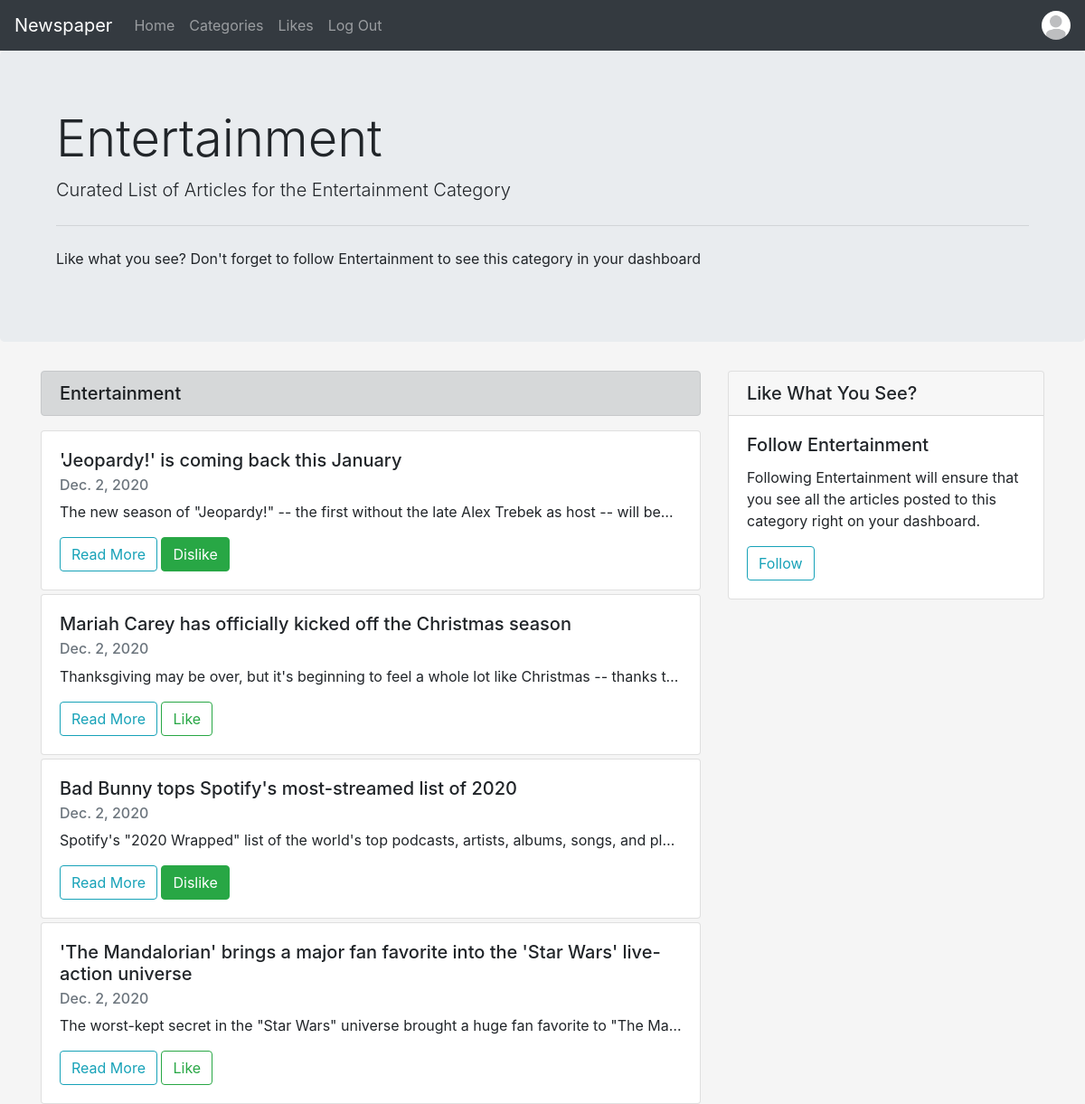
/newspaperapp/category/1/ (signed in), run on the app's committed database.
### newspaperapp/models.py (models this page shows, shortened)
class newsCategory(models.Model):
    name = models.CharField(max_length = 250, null=True, blank=True)

class newsArticle(models.Model):
    headline = models.CharField(max_length = 500)
    text = models.TextField()
    category = models.ForeignKey(newsCategory, null=True, blank=True, on_delete=models.SET_NULL, related_name='newsArticles',)
    date = models.DateField(auto_now=False, auto_now_add=False)
    likes = models.ManyToManyField(User, blank=True, related_name="likes")

### newspaperapp/views.py (the view)
# urls.py: path('category/<int:category_id>/', viewCategory, name='category'),
@login_required(login_url='login')
def viewCategory(request, category_id):
    try:
        category = newsCategory.objects.get(id=category_id)
        return render(request, 'newspaperapp/category.html', {
            'category':category,
        })
        return HttpResponse("Found")
    except newsCategory.DoesNotExist:
        return HttpResponseBadRequest("Invalid")

### newspaperapp/templates/newspaperapp/category.html (shortened to what this page needs)
{% extends 'newspaperapp/base.html' %}
    {% block body %}
    <nav class="navbar navbar-expand-lg navbar-dark bg-dark">
        <a class="navbar-brand" href="{% url 'index' %}">Newspaper</a>
        <div class="collapse navbar-collapse" id="navbarSupportedContent">
            <ul class="navbar-nav mr-auto">
                <li class="nav-item">
                    <a class="nav-link" href="{% url 'index' %}">Home <span class="sr-only">(current)</span></a>
                </li>
                <li class="nav-item">
                    <a class="nav-link" href="{% url 'viewcategories' %}">Categories<span class="sr-only">(current)</span></a>
                </li>
                <li class="nav-item">
                    <a class="nav-link" href="{% url 'showLikes' %}">Likes<span class="sr-only">(current)</span></a>
                </li>
                <li class="nav-item">
                    <a class="nav-link" href="{% url 'logout' %}">Log Out</a>
                </li>
            </ul>
            <div class="my-2 my-lg-0">
                {% if user.userinfo.pic %}
                <a href="{% url 'viewuserinfo' %}"><img src="{{ user.userinfo.pic.url }}" width="32" height="32" class="rounded-circle" alt="Profile Picture"></a>
                {% else %}
                <a href="{% url 'viewuserinfo' %}"><img src="/media/images/default.jpg" width="32" height="32" class="rounded-circle" alt="Profile Picture"/></a>
                {% endif %}                </div>
        </div>
    </nav>
    <div class="jumbotron">
        <div class="container">
            <div class="col-12">
                <h1 class="display-4">{{category.name}}</h1>
                <p class="lead">Curated List of Articles for the {{category.name}} Category</p>
                <hr class="my-4">
                <p>Like what you see? Don't forget to follow {{category.name}} to see this category in your dashboard</p>
            </div>
        </div>
        </div>
    <div class="container">
        <div class="row">
            <div class="col-8">
                <div class=" alert alert-dark">
                    <h5 class="m-auto">{{category.name}}</h5>
                </div>
                {% for newsArticle in category.newsArticles.all %}
                    <div class="card mt-1">
                        <div class="card-body">
                            <h5 class="card-title">{{newsArticle.headline}}</h5>
                            <h6 class="card-subtitle mb-2 text-muted">{{newsArticle.date}}</h6>
                            <p class="card-text articleText">{{newsArticle.text}}</p>
                            <div class="likebuttons">
                                <a href="{% url 'viewArticle' newsArticle.id %}" class="btn btn-outline-info">Read More</a>
                                {% if user in newsArticle.likes.all %}
                                    <button type="button" class="btn btn-success dislike" id= "dislike{{newsArticle.id}}" data-id="{{newsArticle.id}}">Dislike</button>
                                {% else %}
                                    <button type="button" class="btn btn-outline-success like" id= "like{{newsArticle.id}}" data-id="{{newsArticle.id}}">Like</button>
                                {% endif %}
                            </div>
                        </div>
                    </div>
                {% endfor %}
            </div>
            <div class="col-4">
                <div class="card">
                    <div class="card-header">
                        <h5 class="m-auto">Like What You See?</h5>
                    </div>
                    <div class="card-body">
                        <h5 class="card-title">Follow {{category.name}}</h5>
                        <p class="card-text">Following {{category.name}} will ensure that you see all the articles posted to this category right on your dashboard.</p>
                        <div class="followbuttons">
                            {% if category in user.userinfo.favourites.all %}
                                <button type="button" class="btn btn-info unfollow" id="unfollow{{category.id}}" data-id="{{category.id}}">Unfollow</button>
                            {% else %}
                                <button type="button" class="btn btn-outline-info follow" id="follow{{category.id}}" data-id="{{category.id}}">Follow</button>
                            {% endif %}
                        </div>
                    </div>
                    </div>
                </div>
            </div>
        </div>
        {% endblock %}

### newspaperapp/static/newspaperapp/style.css (style rules this page uses)
:root { --input-padding-x: .75rem; --input-padding-y: .75rem; }
html, body { height: 100%; background-color: #f5f5f5; }
.articleText { text-overflow: ellipsis; overflow: hidden; white-space: nowrap; }

### data on the page
newsCategory: name "Entertainment"
newsArticle: headline "'Jeopardy!' is coming back this January", date "Dec. 2, 2020", text "The new season of \"Jeopardy!\" -- the first without the late Alex Trebek as host -- will be…"
newsArticle: headline "Mariah Carey has officially kicked off the Christmas season", date "Dec. 2, 2020", text "Thanksgiving may be over, but it's beginning to feel a whole lot like Christmas -- thanks t…"
newsArticle: headline "Bad Bunny tops Spotify's most-streamed list of 2020", date "Dec. 2, 2020", text "Spotify's \"2020 Wrapped\" list of the world's top podcasts, artists, albums, songs, and pl…"
newsArticle: headline "'The Mandalorian' brings a major fan favorite into the 'Star Wars' live-action universe", date "Dec. 2, 2020", text "The worst-kept secret in the \"Star Wars\" universe brought a huge fan favorite to \"The Ma…"
